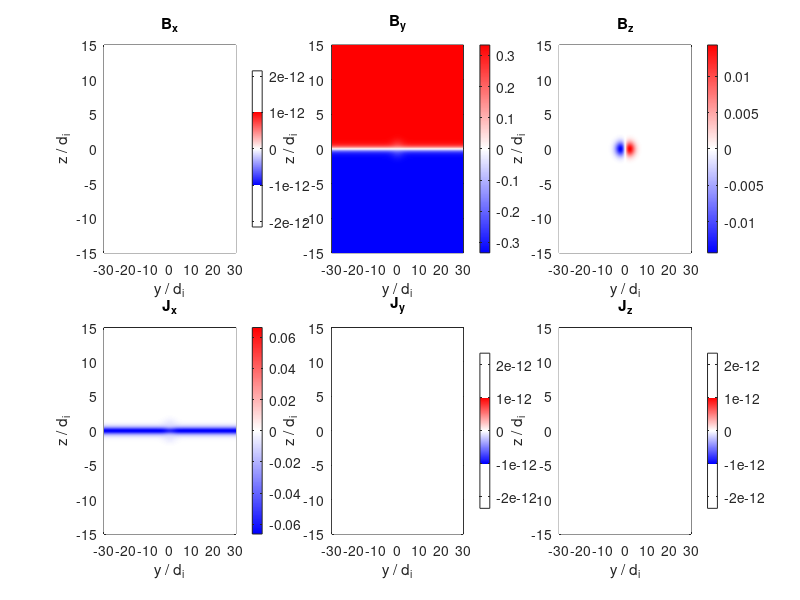

Write MATLAB code to recreate this figure. (Note: this script raises an error after producing the figure.)
%% psc_harris_ic_check.m
%
% Reproduces the INITIAL CONDITION of psc_reconnection_harris_2D_yz_single_sheet.cxx
% (single Harris current sheet, 2D in the y-z plane, x is the invariant/
% out-of-plane direction) and produces three diagnostic figures:
%
%   Figure 1 - 2D (y,z) maps of the 3 components of B and the 3 components of J
%   Figure 2 - 1D cuts at y=0 of magnetic pressure, particle pressure, and total pressure
%   Figure 3 - contours of the out-of-plane vector potential (flux function) A_x(y,z)
%
% Just run this whole file in MATLAB (no toolboxes required). Also runs in
% Octave unmodified.
%
% All parameter values are copied 1:1 from setupParameters()/setupGrid() in
% the .cxx file, so this reproduces exactly what PSC sets up at t=0 (mod the
% ny,nz plotting resolution, which is reduced here for speed -- bump it up
% if you want to compare pixel-for-pixel against the real 5992 x 3000 grid).
%
% This version uses the SELF-CONSISTENT current, i.e. Jx = harrisJ(z) +
% perturbationJx(y,z), matching the corrected initializeFields() (curl(B)
% of the TOTAL field, equilibrium + seed perturbation).

clear; close all; clc;

%% 1) Parameters -- copied from setupParameters() / setupGrid() in the .cxx

mass_ratio = 100.0;          % g.mass_ratio
n0 = 1.0;                    % g.n, peak Harris density at sheet center

omegape_Omegace = 3.0;       % g.omegape_Omegace
B0 = 1.0 / omegape_Omegace;  % g.B0  (Omega_ce = B0 in these units)

Bg_over_B0 = 0.0;            % g.Bg_over_B0  (no guide field)
nb_over_n = 0.2;             % g.nb_over_n   (background/lobe density fraction)
Ti0_over_Te0 = 5.0;          % g.Ti0_over_Te0
beta_total = 1.0;            % g.beta_total  (=1 -> exact Harris force balance)
L_over_di = 0.5;             % g.L_over_di

psi0_over_B0L = 0.3;         % g.psi0_over_B0L
pert_width_y_over_di = 3.0;  % g.pert_width_y_over_di
pert_width_z_over_L = 2.0;   % g.pert_width_z_over_L

% --- derived quantities, exactly mirroring setupGrid() ---
d_i = sqrt(mass_ratio / n0);      % g.d_i
L = L_over_di * d_i;              % g.L
z1 = 0.0;                         % g.z1, single sheet at box center

Ly = 60.0 * d_i;                  % outflow direction, periodic
Lz = 30.0 * d_i;                  % inflow direction, conducting/reflecting

Ttot0 = beta_total * B0^2 / (2.0 * n0);
Te0 = Ttot0 / (1.0 + Ti0_over_Te0);
Ti0 = Ttot0 - Te0;

wy = pert_width_y_over_di * d_i;         % Gaussian width in y
wz = pert_width_z_over_L * L;            % Gaussian width in z
psi0 = psi0_over_B0L * B0 * L;           % perturbation amplitude (= peak A_x1)

fprintf('---- derived parameters (compare against the code''s mpi_printf lines) ----\n');
fprintf('d_e = 1, d_i = %.6g\n', d_i);
fprintf('omega_pe/Omega_ce = %.6g -> B0 = %.6g\n', omegape_Omegace, B0);
fprintf('L = %.6g (%.6g d_i), single sheet at z = %.6g\n', L, L_over_di, z1);
fprintf('Ti0 = %.6g, Te0 = %.6g, Ti0+Te0 = %.6g (target %.6g)\n', Ti0, Te0, Ti0+Te0, Ttot0);
fprintf('Ly = %.6g, Lz = %.6g\n', Ly, Lz);
fprintf('perturbation: psi0 = %.6g, wy = %.6g, wz = %.6g\n', psi0, wy, wz);
fprintf('----------------------------------------------------------------------------\n');

%% 2) Grid -- reduced resolution for fast plotting (bump up if needed)
ny = 600; nz = 400;   % plotting resolution; real run used 5992 x 3000

y = linspace(-0.5*Ly, 0.5*Ly, ny);
z = linspace(-0.5*Lz, 0.5*Lz, nz);
[Y, Z] = meshgrid(y, z);    % size (nz, ny), rows=z, columns=y

%% 3) Harris equilibrium (anonymous functions -- copied 1:1 from the .cxx)

harrisB    = @(zc) B0 .* tanh((zc - z1) ./ L);
harrisJ    = @(zc) -(B0./L) .* sech((zc - z1)./L).^2;
harrisN1   = @(zc) n0 .* sech((zc - z1)./L).^2;
harrisNtot = @(zc) harrisN1(zc) + nb_over_n .* n0;

% out-of-plane vector-potential perturbation A_x1 = psi(y,z)
psi_fun = @(yc, zc) psi0 .* exp( -(yc.^2)./wy^2 - ((zc-z1).^2)./wz^2 );

% By1 = dpsi/dz ,  Bz1 = -dpsi/dy   (X-point branch used in the code)
By1_fun = @(yc, zc) -2.*(zc-z1)./wz^2 .* psi_fun(yc, zc);
Bz1_fun = @(yc, zc)  2.*yc./wy^2      .* psi_fun(yc, zc);

% self-consistent perturbation current: Jx1 = dBz1/dy - dBy1/dz = -Laplacian(psi)
Jx1_fun = @(yc, zc) -( psi_fun(yc,zc).*(-2./wy^2 + 4.*yc.^2./wy^4) ...
                     + psi_fun(yc,zc).*(-2./wz^2 + 4.*(zc-z1).^2./wz^4) );

%% 4) Build the total fields exactly as the (fixed) initializeFields() does

By1 = By1_fun(Y, Z);
Bz1 = Bz1_fun(Y, Z);

Bx = Bg_over_B0 * B0 * ones(size(Y));   % = 0 here, no guide field
By = harrisB(Z) + By1;
Bz = Bz1;

% self-consistent current (matches the FIXED initializeFields():
%   Jx = harrisJ(z) + perturbationJx(y,z);  Jy = Jz = 0 exactly)
Jx = harrisJ(Z) + Jx1_fun(Y, Z);
Jy = zeros(size(Y));   % exact: dBx/dz - dBz/dx, both vanish (Bx=0, no x-dep)
Jz = zeros(size(Y));   % exact: dBy/dx - dBx/dy, both vanish (no x-dep, Bx=0)

% ---- optional cross-check against a purely numerical curl of the total B ----
dy = y(2) - y(1);
dz_ = z(2) - z(1);
[dBz_dy, ~] = gradient(Bz, dy, dz_);
[~, dBy_dz] = gradient(By, dy, dz_);
Jx_curl_numeric = dBz_dy - dBy_dz;
max_abs_diff = max(abs(Jx_curl_numeric(:) - Jx(:)));
fprintf('\nmax |Jx_curl_numeric - Jx_selfconsistent| = %.4e  (should be ~machine precision)\n\n', max_abs_diff);

%% Build a simple blue-white-red diverging colormap (no toolbox needed)
m = 256;
half = floor(m/2);
cmap = [interp1([0 1], [0 0 1; 1 1 1], linspace(0, 1, half)); ...
        interp1([0 1], [1 1 1; 1 0 0], linspace(0, 1, m-half))];

%% Figure 1: 2D (y,z) maps of B and J

figure('Position', [100 100 1400 750]);

B_fields = {Bx, By, Bz};
B_labels = {'B_x', 'B_y', 'B_z'};
J_fields = {Jx, Jy, Jz};
J_labels = {'J_x', 'J_y', 'J_z'};

for k = 1:3
    subplot(2,3,k)
    F = B_fields{k};
    vmax = max(max(abs(F(:))), 1e-12);
    pcolor(y./d_i, z./d_i, F); shading interp;
    colormap(gca, cmap); caxis([-vmax, vmax]); colorbar;
    title(B_labels{k}); xlabel('y / d_i'); ylabel('z / d_i');
    axis tight;
end

for k = 1:3
    subplot(2,3,3+k)
    F = J_fields{k};
    vmax = max(max(abs(F(:))), 1e-12);
    pcolor(y./d_i, z./d_i, F); shading interp;
    colormap(gca, cmap); caxis([-vmax, vmax]); colorbar;
    title(J_labels{k}); xlabel('y / d_i'); ylabel('z / d_i');
    axis tight;
end

sgtitle('Initial condition: magnetic field and current density in the (y,z) plane');
saveas(gcf, 'figure1_fields_2D.png');

%% Figure 2: 1D cuts at y=0 of magnetic / particle / total pressure

[~, iy0] = min(abs(y));   % index closest to y=0

Bx_cut = Bx(:, iy0);
By_cut = By(:, iy0);
Bz_cut = Bz(:, iy0);
P_B = 0.5 .* (Bx_cut.^2 + By_cut.^2 + Bz_cut.^2);

n_cut = harrisNtot(z(:));
P_particle = n_cut .* (Te0 + Ti0);   % isotropic scalar pressure, T uniform in z

P_total = P_B + P_particle;

% equilibrium-only reference (no perturbation at all) -- should be exactly flat
P_B_eq = 0.5 .* harrisB(z(:)).^2;
P_total_eq = P_B_eq + P_particle;

figure('Position', [100 100 700 500]);
plot(z./d_i, P_B, 'Color', [0 0.447 0.741], 'LineWidth', 1.5); hold on;
plot(z./d_i, P_particle, 'Color', [0.850 0.325 0.098], 'LineWidth', 1.5);
plot(z./d_i, P_total, 'Color', [0.466 0.674 0.188], 'LineWidth', 2);
plot(z./d_i, P_total_eq, 'k--', 'LineWidth', 1);
yline(0.5*B0^2*(1.0+nb_over_n), ':', 'Color', [0.5 0.5 0.5]);
xlabel('z / d_i'); ylabel('pressure (code units)');
title('Pressure balance at y=0');
legend('P_B (incl. perturbation)', 'P_{particle} = n(T_e+T_i)', ...
       'P_{total} (incl. perturbation)', 'P_{total} (equilibrium only)', ...
       'expected flat value B_0^2/2 (1+n_b/n)', 'Location', 'best');
grid on;
saveas(gcf, 'figure2_pressure_cuts.png');

%% Figure 3: contours of the out-of-plane vector potential (flux function)

% equilibrium flux function: dA_x0/dz = harrisB(z)  ->  A_x0(z) = B0*L*ln(cosh(z/L))
Ax0 = B0 .* L .* log(cosh((z(:) - z1) ./ L));
Ax1 = psi_fun(Y, Z);
Ax_total = repmat(Ax0, 1, ny) + Ax1;

figure('Position', [100 100 1300 500]);

% --- left panel: full domain, global levels ---
subplot(1,2,1)
contourf(y./d_i, z./d_i, Ax_total, 60, 'LineColor', 'k', 'LineWidth', 0.4);
colormap(gca, parula); colorbar;
xlabel('y / d_i'); ylabel('z / d_i'); title('full domain');

% --- right panel: zoom on the X-point, with LOCAL contour levels ---
% (the background trough varies by ~B0*L*ln(cosh) over the whole domain,
%  which is >> psi0, so re-using the global levels hides the local X-point
%  topology entirely -- use levels based on the zoomed sub-region instead)
y_zoom = [-4*wy, 4*wy];
z_zoom = [-5*wz, 5*wz];
iy_zoom = (y >= y_zoom(1)) & (y <= y_zoom(2));
iz_zoom = (z >= z_zoom(1)) & (z <= z_zoom(2));
sub = Ax_total(iz_zoom, iy_zoom);
levels_zoom = linspace(min(sub(:)), max(sub(:)), 40);

subplot(1,2,2)
contourf(y./d_i, z./d_i, Ax_total, levels_zoom, 'LineColor', 'k', 'LineWidth', 0.5);
colormap(gca, parula); colorbar;
xlim(y_zoom./d_i); ylim(z_zoom./d_i);
xlabel('y / d_i'); ylabel('z / d_i'); title('zoom on X-point region (local contour levels)');

sgtitle('Out-of-plane vector potential / flux function (field-line contours)');
saveas(gcf, 'figure3_flux_contours.png');

fprintf('Saved: figure1_fields_2D.png, figure2_pressure_cuts.png, figure3_flux_contours.png\n');
